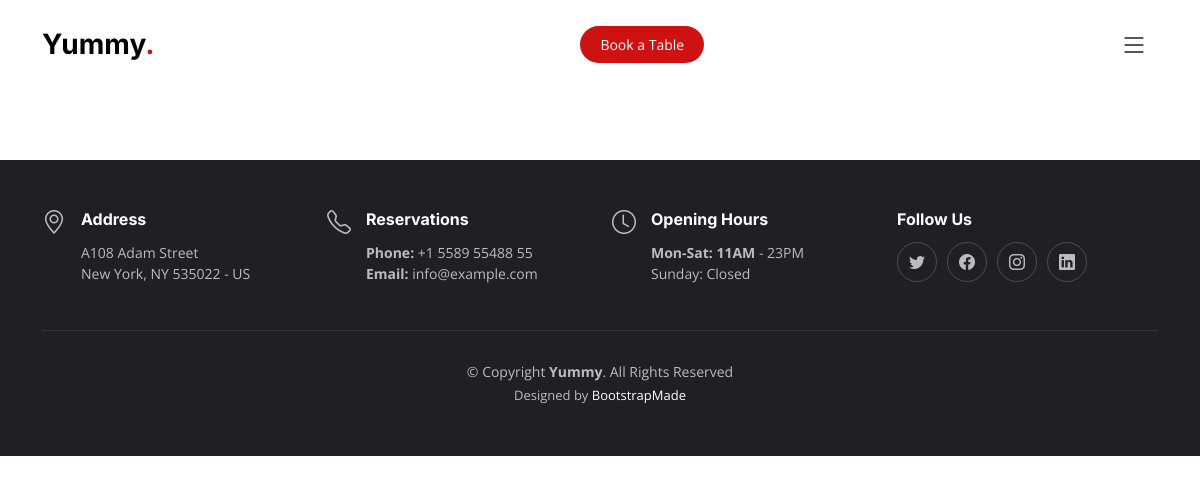
Page /manager/reservation/ on the earlier database version.
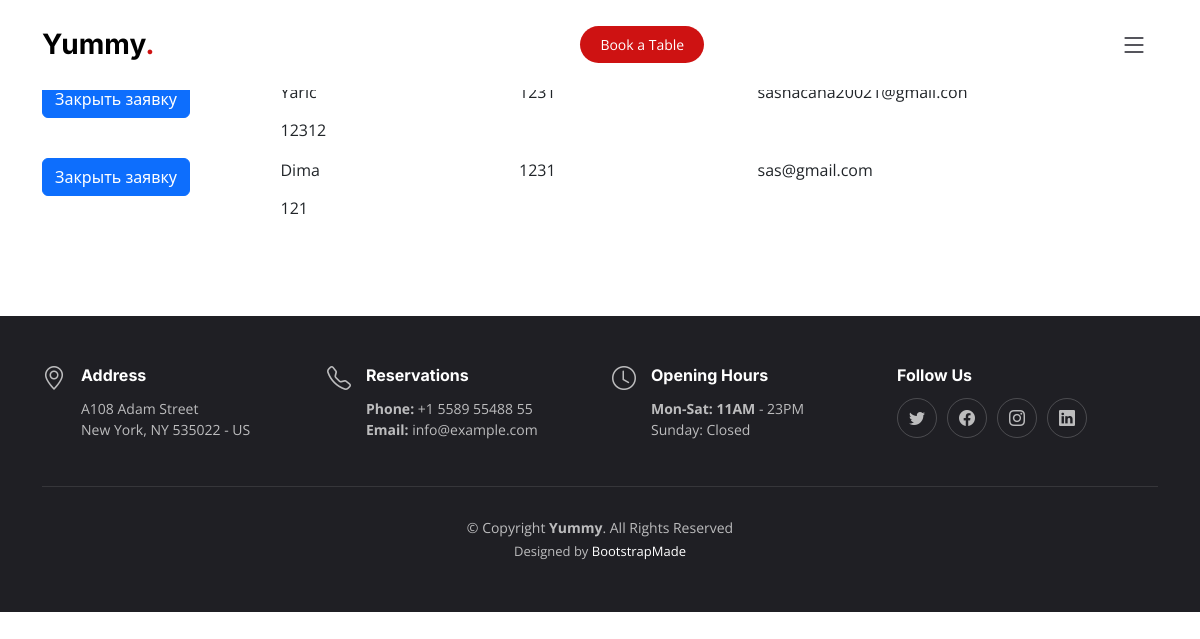
Same page on the later database version.
### base/models.py (models this page shows, shortened)
class UserReservation(models.Model):
    name = models.CharField(max_length=50)
    phone = models.CharField(max_length=15)
    persons = models.PositiveSmallIntegerField()
    message = models.TextField(max_length=500, blank=True)
    admin_date = models.DateTimeField(auto_now_add=True)
    date = models.CharField(max_length=10)
    time = models.CharField(max_length=10)
    email = models.CharField(max_length=70)
    is_processed = models.BooleanField(default=False)
    class Meta:
        ordering = ('-admin_date', '-is_processed',)

### manager/views.py (the view)
# urls.py: path('reservation/', reservations_list, name='reservations_list'),
def reservations_list(request):
    lst = UserReservation.objects.filter(is_processed=False)
    return render(request, 'reservations_list.html', context={
        'lst': lst,
    })

### manager/templates/reservations_list.html (shortened to what this page needs)
{% extends 'index.html' %}
{% block content %}
    <section id="reserves">
        <div class="container">
            <div class="col-md-10 col-md-offset-1">
                {% for item in lst %}
                    <div class="row">
                        <div class="col-md-3">
                            <a href="{% url 'manager:update_reserve' pk=item.pk %}">
                                <button type="button" class="btn btn-primary">Закрыть заявку</button>
                            </a>
                        </div>
                        <div class="col-md-3">{{ item.name }}</div>
                        <div class="col-md-3">{{ item.phone }}</div>
                        <div class="col-md-3">{{ item.email }}</div>
                    </div>
                    <div class="row">
                        <div class="col-md-3"></div>
                        <div class="col-md-9"><p>{{ item.message }}</p></div>
                    </div>
                {% endfor %}
            </div>
        </div>
    </section>
{% endblock %}

### templates/index.html (shortened to what this page needs)
{% load static %}
<!DOCTYPE html>
<html lang="en">
<head>
  <link href={% static "assets/vendor/bootstrap/css/bootstrap.min.css" %} rel="stylesheet">
  <link href={% static "assets/vendor/bootstrap-icons/bootstrap-icons.css" %} rel="stylesheet">
  <link href={% static "assets/vendor/aos/aos.css" %} rel="stylesheet">
  <link href={% static "assets/vendor/glightbox/css/glightbox.min.css" %} rel="stylesheet">
  <link href={% static "assets/vendor/swiper/swiper-bundle.min.css" %} rel="stylesheet">
  <link href={% static "assets/css/main.css" %} rel="stylesheet">
</head>
<body>
  <header id="header" class="header fixed-top d-flex align-items-center">
    <div class="container d-flex align-items-center justify-content-between">
      <a href="index.html" class="logo d-flex align-items-center me-auto me-lg-0">
        <h1>Yummy<span>.</span></h1>
      </a>
      <a class="btn-book-a-table" href="#book-a-table">Book a Table</a>
      <i class="mobile-nav-toggle mobile-nav-show bi bi-list"></i>
    </div>
  </header>
  <main id="main">
    {% block content %}
    {% endblock %}
  </main>
  <footer id="footer" class="footer">
    <div class="container">
      <div class="row gy-3">
        <div class="col-lg-3 col-md-6 d-flex">
          <i class="bi bi-geo-alt icon"></i>
          <div>
            <h4>Address</h4>
            <p>
              A108 Adam Street <br>
              New York, NY 535022 - US<br>
            </p>
          </div>
        </div>
        <div class="col-lg-3 col-md-6 footer-links d-flex">
          <i class="bi bi-telephone icon"></i>
          <div>
            <h4>Reservations</h4>
            <p>
              <strong>Phone:</strong> +1 5589 55488 55<br>
              <strong>Email:</strong> info@example.com<br>
            </p>
          </div>
        </div>
        <div class="col-lg-3 col-md-6 footer-links d-flex">
          <i class="bi bi-clock icon"></i>
          <div>
            <h4>Opening Hours</h4>
            <p>
              <strong>Mon-Sat: 11AM</strong> - 23PM<br>
              Sunday: Closed
            </p>
          </div>
        </div>
        <div class="col-lg-3 col-md-6 footer-links">
          <h4>Follow Us</h4>
          <div class="social-links d-flex">
            <a href="#" class="twitter"><i class="bi bi-twitter"></i></a>
            <a href="#" class="facebook"><i class="bi bi-facebook"></i></a>
            <a href="#" class="instagram"><i class="bi bi-instagram"></i></a>
            <a href="#" class="linkedin"><i class="bi bi-linkedin"></i></a>
          </div>
        </div>
      </div>
    </div>
    <div class="container">
      <div class="copyright">
        &copy; Copyright <strong><span>Yummy</span></strong>. All Rights Reserved
      </div>
      <div class="credits">
        Designed by <a href="https://bootstrapmade.com/">BootstrapMade</a>
      </div>
    </div>
  </footer>
</body>
</html>

### static/assets/css/main.css (style rules this page uses)
:root { --font-default: "Open Sans", system-ui, -apple-system, "Segoe UI", Roboto, "Helvetica Neue", Arial, "Noto Sans", "Liberation Sans", sans-serif, "Apple Color Emoji", "Segoe UI Emoji", "Segoe UI Symbol", "Noto Color Emoji"; --font-primary: "Amatic SC", sans-serif; --font-secondary: "Inter", sans-serif; }
:root { --color-default: #212529; --color-primary: #ce1212; --color-secondary: #37373f; }
:root { scroll-behavior: smooth; }
body { font-family: var(--font-default); color: var(--color-default); }
a { color: var(--color-primary); text-decoration: none; }
h1, h2, h3, h4, h5, h6 { font-family: var(--font-secondary); }
section { overflow: hidden; padding: 80px 0; }
.header { background: #fff; transition: all 0.5s; z-index: 997; height: 90px; border-bottom: 1px solid #fff; }
.header .logo h1 { font-size: 28px; font-weight: 700; color: #000; margin: 0; font-family: var(--font-secondary); }
.header .logo h1 span { color: var(--color-primary); }
.header .btn-book-a-table, .header .btn-book-a-table:focus { font-size: 14px; color: #fff; background: var(--color-primary); padding: 8px 20px; margin-left: 30px; border-radius: 50px; transition: 0.3s; }
section { scroll-margin-top: 90px; }
@media (max-width: 1279px) { .mobile-nav-show { color: var(--color-secondary); font-size: 28px; cursor: pointer; line-height: 0; transition: 0.5s; z-index: 9999; margin: 0 10px 0 20px; } }
.footer { font-size: 14px; background-color: #1f1f24; padding: 50px 0; color: rgba(255, 255, 255, 0.7); }
.footer .icon { margin-right: 15px; font-size: 24px; line-height: 0; }
.footer h4 { font-size: 16px; font-weight: bold; position: relative; padding-bottom: 5px; color: #fff; }
.footer .footer-links { margin-bottom: 30px; }
.footer .social-links a { display: flex; align-items: center; justify-content: center; width: 40px; height: 40px; border-radius: 50%; border: 1px solid rgba(255, 255, 255, 0.2); font-size: 16px; color: rgba(255, 255, 255, 0.7); margin-right: 10px; transition: 0.3s; }
.footer .copyright { text-align: center; padding-top: 30px; border-top: 1px solid rgba(255, 255, 255, 0.1); }
.footer .credits { padding-top: 4px; text-align: center; font-size: 13px; }
.footer .credits a { color: #fff; }

Differences in the rows shown:
added UserReservation: name "Yaric", phone "1231", email "sashacaha20021@gmail.con", message "12312"
added UserReservation: name "Dima", phone "1231", email "sas@gmail.com", message "121"
